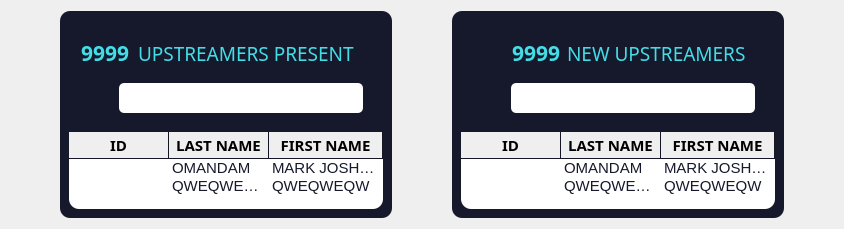
                     <widget class="QFrame" name="frame_9">
                      <property name="styleSheet">
                       <string notr="true">
border-radius:10px;</string>
                      </property>
                      <property name="frameShape">
                       <enum>QFrame::StyledPanel</enum>
                      </property>
                      <property name="frameShadow">
                       <enum>QFrame::Raised</enum>
                      </property>
                      <layout class="QHBoxLayout" name="horizontalLayout_10">
                       <property name="spacing">
                        <number>60</number>
                       </property>
                       <property name="leftMargin">
                        <number>60</number>
                       </property>
                       <property name="rightMargin">
                        <number>60</number>
                       </property>
                       <item>
                        <widget class="QFrame" name="frame_11">
                         <property name="styleSheet">
                          <string notr="true">background-color: rgb(22, 24, 44);</string>
                         </property>
                         <property name="frameShape">
                          <enum>QFrame::StyledPanel</enum>
                         </property>
                         <property name="frameShadow">
                          <enum>QFrame::Raised</enum>
                         </property>
                         <layout class="QVBoxLayout" name="verticalLayout_19">
                          <property name="spacing">
                           <number>10</number>
                          </property>
                          <item>
                           <widget class="QFrame" name="frame_13">
                            <property name="minimumSize">
                             <size>
                              <width>0</width>
                              <height>100</height>
                             </size>
                            </property>
                            <property name="styleSheet">
                             <string notr="true"/>
                            </property>
                            <property name="frameShape">
                             <enum>QFrame::StyledPanel</enum>
                            </property>
                            <property name="frameShadow">
                             <enum>QFrame::Raised</enum>
                            </property>
                            <layout class="QVBoxLayout" name="verticalLayout_21">
                             <property name="leftMargin">
                              <number>0</number>
                             </property>
                             <property name="rightMargin">
                              <number>20</number>
                             </property>
                             <item>
                              <widget class="QFrame" name="frame_15">
                               <property name="styleSheet">
                                <string notr="true">color: rgb(67, 221, 230);</string>
                               </property>
                               <property name="frameShape">
                                <enum>QFrame::StyledPanel</enum>
                               </property>
                               <property name="frameShadow">
                                <enum>QFrame::Raised</enum>
                               </property>
                               <layout class="QHBoxLayout" name="horizontalLayout_11">
                                <item>
                                 <widget class="QLabel" name="attndce_label_ups_count">
                                  <property name="font">
                                   <font>
                                    <family>Montserrat SemiBold</family>
                                    <pointsize>16</pointsize>
                                    <weight>75</weight>
                                    <bold>true</bold>
                                   </font>
                                  </property>
                                  <property name="text">
                                   <string>9999</string>
                                  </property>
                                  <property name="alignment">
                                   <set>Qt::AlignCenter</set>
                                  </property>
                                 </widget>
                                </item>
                                <item>
                                 <widget class="QLabel" name="attndce_label_upsPresnt">
                                  <property name="font">
                                   <font>
                                    <family>Montserrat</family>
                                    <pointsize>14</pointsize>
                                   </font>
                                  </property>
                                  <property name="text">
                                   <string>UPSTREAMERS PRESENT</string>
                                  </property>
                                 </widget>
                                </item>
                               </layout>
                              </widget>
                             </item>
                             <item>
                              <widget class="QFrame" name="frame_16">
                               <property name="styleSheet">
                                <string notr="true"/>
                               </property>
                               <property name="frameShape">
                                <enum>QFrame::StyledPanel</enum>
                               </property>
                               <property name="frameShadow">
                                <enum>QFrame::Raised</enum>
                               </property>
                               <layout class="QHBoxLayout" name="horizontalLayout_12">
                                <property name="spacing">
                                 <number>0</number>
                                </property>
                                <property name="leftMargin">
                                 <number>0</number>
                                </property>
                                <property name="topMargin">
                                 <number>0</number>
                                </property>
                                <property name="rightMargin">
                                 <number>0</number>
                                </property>
                                <property name="bottomMargin">
                                 <number>0</number>
                                </property>
                                <item>
                                 <widget class="QLabel" name="label_12">
                                  <property name="minimumSize">
                                   <size>
                                    <width>50</width>
                                    <height>0</height>
                                   </size>
                                  </property>
                                  <property name="text">
                                   <string/>
                                  </property>
                                  <property name="pixmap">
                                   <pixmap resource="../imgs.qrc">:/newPrefix/images/icons8-search-24.png</pixmap>
                                  </property>
                                  <property name="alignment">
                                   <set>Qt::AlignCenter</set>
                                  </property>
                                 </widget>
                                </item>
                                <item>
                                 <widget class="QLineEdit" name="attndce_search_1">
                                  <property name="minimumSize">
                                   <size>
                                    <width>0</width>
                                    <height>30</height>
                                   </size>
                                  </property>
                                  <property name="font">
                                   <font>
                                    <family>Montserrat Light</family>
                                    <pointsize>12</pointsize>
                                   </font>
                                  </property>
                                  <property name="styleSheet">
                                   <string notr="true">background-color: rgb(255, 255, 255);
color: rgb(22, 24, 44);
border-radius:5px;</string>
                                  </property>
                                  <property name="text">
                                   <string/>
                                  </property>
                                  <property name="clearButtonEnabled">
                                   <bool>true</bool>
                                  </property>
                                 </widget>
                                </item>
                               </layout>
                              </widget>
                             </item>
                            </layout>
                           </widget>
                          </item>
                          <item>
                           <widget class="QTreeWidget" name="attndce_treeWidget_1">
                            <property name="sizePolicy">
                             <sizepolicy hsizetype="Expanding" vsizetype="Expanding">
                              <horstretch>0</horstretch>
                              <verstretch>0</verstretch>
                             </sizepolicy>
                            </property>
                            <property name="minimumSize">
                             <size>
                              <width>0</width>
                              <height>0</height>
                             </size>
                            </property>
                            <property name="layoutDirection">
                             <enum>Qt::LeftToRight</enum>
                            </property>
                            <property name="autoFillBackground">
                             <bool>false</bool>
                            </property>
                            <property name="styleSheet">
                             <string notr="true">QTreeWidget{
	background-color: rgb(255, 255, 255);
	color:rgb(22, 24, 44);
}

QTreeWidget QHeaderView::section {
	border-style:none;
	border-bottom:1px solid rgb(20, 21, 38) ;
	border-right:1px solid rgb(20, 21, 38);
}</string>
                            </property>
                            <property name="sizeAdjustPolicy">
                             <enum>QAbstractScrollArea::AdjustToContents</enum>
                            </property>
                            <property name="autoScroll">
                             <bool>true</bool>
                            </property>
                            <property name="editTriggers">
                             <set>QAbstractItemView::SelectedClicked</set>
                            </property>
                            <attribute name="headerCascadingSectionResizes">
                             <bool>false</bool>
                            </attribute>
                            <column>
                             <property name="text">
                              <string>ID</string>
                             </property>
                             <property name="font">
                              <font>
                               <family>Montserrat SemiBold</family>
                               <pointsize>11</pointsize>
                               <weight>75</weight>
                               <bold>true</bold>
                              </font>
                             </property>
                             <property name="textAlignment">
                              <set>AlignCenter</set>
                             </property>
                            </column>
                            <column>
                             <property name="text">
                              <string>LAST NAME</string>
                             </property>
                             <property name="font">
                              <font>
                               <family>Montserrat SemiBold</family>
                               <pointsize>11</pointsize>
                               <weight>75</weight>
                               <bold>true</bold>
                              </font>
                             </property>
                             <property name="textAlignment">
                              <set>AlignCenter</set>
                             </property>
                            </column>
                            <column>
                             <property name="text">
                              <string>FIRST NAME</string>
                             </property>
                             <property name="font">
                              <font>
                               <family>Montserrat SemiBold</family>
                               <pointsize>11</pointsize>
                               <weight>75</weight>
                               <bold>true</bold>
                              </font>
                             </property>
                             <property name="textAlignment">
                              <set>AlignCenter</set>
                             </property>
                            </column>
                            <item>
                             <property name="text">
                              <string/>
                             </property>
                             <property name="text">
                              <string>OMANDAM</string>
                             </property>
                             <property name="font">
                              <font>
                               <pointsize>11</pointsize>
                              </font>
                             </property>
                             <property name="textAlignment">
                              <set>AlignCenter</set>
                             </property>
                             <property name="text">
                              <string>MARK JOSHUA</string>
                             </property>
                             <property name="font">
                              <font>
                               <pointsize>11</pointsize>
                              </font>
                             </property>
                             <property name="textAlignment">
                              <set>AlignCenter</set>
                             </property>
                            </item>
                            <item>
                             <property name="text">
                              <string/>
                             </property>
                             <property name="text">
                              <string>QWEQWEQW</string>
                             </property>
                             <property name="font">
                              <font>
                               <pointsize>11</pointsize>
                              </font>
                             </property>
                             <property name="textAlignment">
                              <set>AlignCenter</set>
                             </property>
                             <property name="text">
                              <string>QWEQWEQW</string>
                             </property>
                             <property name="font">
                              <font>
                               <pointsize>11</pointsize>
                              </font>
                             </property>
                             <property name="textAlignment">
                              <set>AlignCenter</set>
                             </property>
                            </item>
                           </widget>
                          </item>
                         </layout>
                        </widget>
                       </item>
                       <item>
                        <widget class="QFrame" name="frame_12">
                         <property name="styleSheet">
                          <string notr="true">background-color: rgb(22, 24, 44);</string>
                         </property>
                         <property name="frameShape">
                          <enum>QFrame::StyledPanel</enum>
                         </property>
                         <property name="frameShadow">
                          <enum>QFrame::Raised</enum>
                         </property>
                         <layout class="QVBoxLayout" name="verticalLayout_20">
                          <property name="spacing">
                           <number>10</number>
                          </property>
                          <item>
                           <widget class="QFrame" name="frame_14">
                            <property name="minimumSize">
                             <size>
                              <width>0</width>
                              <height>100</height>
                             </size>
                            </property>
                            <property name="styleSheet">
                             <string notr="true"/>
                            </property>
                            <property name="frameShape">
                             <enum>QFrame::StyledPanel</enum>
                            </property>
                            <property name="frameShadow">
                             <enum>QFrame::Raised</enum>
                            </property>
                            <layout class="QVBoxLayout" name="verticalLayout_22">
                             <property name="leftMargin">
                              <number>0</number>
                             </property>
                             <property name="rightMargin">
                              <number>20</number>
                             </property>
                             <item>
                              <widget class="QFrame" name="frame_17">
                               <property name="styleSheet">
                                <string notr="true">color: rgb(67, 221, 230);</string>
                               </property>
                               <property name="frameShape">
                                <enum>QFrame::StyledPanel</enum>
                               </property>
                               <property name="frameShadow">
                                <enum>QFrame::Raised</enum>
                               </property>
                               <layout class="QHBoxLayout" name="horizontalLayout_13">
                                <property name="leftMargin">
                                 <number>50</number>
                                </property>
                                <property name="rightMargin">
                                 <number>9</number>
                                </property>
                                <item>
                                 <widget class="QLabel" name="attndce_label_newUps_count">
                                  <property name="minimumSize">
                                   <size>
                                    <width>0</width>
                                    <height>0</height>
                                   </size>
                                  </property>
                                  <property name="maximumSize">
                                   <size>
                                    <width>90</width>
                                    <height>16777215</height>
                                   </size>
                                  </property>
                                  <property name="font">
                                   <font>
                                    <family>Montserrat SemiBold</family>
                                    <pointsize>16</pointsize>
                                    <weight>75</weight>
                                    <bold>true</bold>
                                   </font>
                                  </property>
                                  <property name="text">
                                   <string>9999</string>
                                  </property>
                                  <property name="alignment">
                                   <set>Qt::AlignCenter</set>
                                  </property>
                                 </widget>
                                </item>
                                <item>
                                 <widget class="QLabel" name="attndce_label_newUps">
                                  <property name="font">
                                   <font>
                                    <family>Montserrat</family>
                                    <pointsize>14</pointsize>
                                   </font>
                                  </property>
                                  <property name="text">
                                   <string>NEW UPSTREAMERS</string>
                                  </property>
                                  <property name="alignment">
                                   <set>Qt::AlignLeading|Qt::AlignLeft|Qt::AlignVCenter</set>
                                  </property>
                                 </widget>
                                </item>
                               </layout>
                              </widget>
                             </item>
                             <item>
                              <widget class="QFrame" name="frame_18">
                               <property name="styleSheet">
                                <string notr="true"/>
                               </property>
                               <property name="frameShape">
                                <enum>QFrame::StyledPanel</enum>
                               </property>
                               <property name="frameShadow">
                                <enum>QFrame::Raised</enum>
                               </property>
                               <layout class="QHBoxLayout" name="horizontalLayout_14">
                                <property name="spacing">
                                 <number>0</number>
                                </property>
                                <property name="leftMargin">
                                 <number>0</number>
                                </property>
                                <property name="topMargin">
                                 <number>0</number>
                                </property>
                                <property name="rightMargin">
                                 <number>0</number>
                                </property>
                                <property name="bottomMargin">
                                 <number>0</number>
                                </property>
                                <item>
                                 <widget class="QLabel" name="label_15">
                                  <property name="minimumSize">
                                   <size>
                                    <width>50</width>
                                    <height>0</height>
                                   </size>
                                  </property>
                                  <property name="text">
                                   <string/>
                                  </property>
                                  <property name="pixmap">
                                   <pixmap resource="../imgs.qrc">:/newPrefix/images/icons8-search-24.png</pixmap>
                                  </property>
                                  <property name="alignment">
                                   <set>Qt::AlignCenter</set>
                                  </property>
                                 </widget>
                                </item>
                                <item>
                                 <widget class="QLineEdit" name="attndce_search_2">
                                  <property name="minimumSize">
                                   <size>
                                    <width>0</width>
                                    <height>30</height>
                                   </size>
                                  </property>
                                  <property name="font">
                                   <font>
                                    <family>Montserrat Light</family>
                                    <pointsize>12</pointsize>
                                   </font>
                                  </property>
                                  <property name="styleSheet">
                                   <string notr="true">background-color: rgb(255, 255, 255);
color: rgb(22, 24, 44);
border-radius:5px;</string>
                                  </property>
                                  <property name="clearButtonEnabled">
                                   <bool>true</bool>
                                  </property>
                                 </widget>
                                </item>
                               </layout>
                              </widget>
                             </item>
                            </layout>
                           </widget>
                          </item>
                          <item>
                           <widget class="QTreeWidget" name="attndce_treeWidget_2">
                            <property name="sizePolicy">
                             <sizepolicy hsizetype="Expanding" vsizetype="Expanding">
                              <horstretch>0</horstretch>
                              <verstretch>0</verstretch>
                             </sizepolicy>
                            </property>
                            <property name="layoutDirection">
                             <enum>Qt::LeftToRight</enum>
                            </property>
                            <property name="autoFillBackground">
                             <bool>false</bool>
                            </property>
                            <property name="styleSheet">
                             <string notr="true">QTreeWidget{
	background-color: rgb(255, 255, 255);
	color:rgb(22, 24, 44);
}

QTreeWidget QHeaderView::section {
	border-style:none;
	border-bottom:1px solid rgb(20, 21, 38) ;
	border-right:1px solid rgb(20, 21, 38);
}</string>
                            </property>
                            <property name="sizeAdjustPolicy">
                             <enum>QAbstractScrollArea::AdjustToContents</enum>
                            </property>
                            <property name="autoScroll">
                             <bool>true</bool>
                            </property>
                            <property name="editTriggers">
                             <set>QAbstractItemView::SelectedClicked</set>
                            </property>
                            <attribute name="headerCascadingSectionResizes">
                             <bool>false</bool>
                            </attribute>
                            <column>
                             <property name="text">
                              <string>ID</string>
                             </property>
                             <property name="font">
                              <font>
                               <family>Montserrat SemiBold</family>
                               <pointsize>11</pointsize>
                               <weight>75</weight>
                               <bold>true</bold>
                              </font>
                             </property>
                             <property name="textAlignment">
                              <set>AlignCenter</set>
                             </property>
                            </column>
                            <column>
                             <property name="text">
                              <string>LAST NAME</string>
                             </property>
                             <property name="font">
                              <font>
                               <family>Montserrat SemiBold</family>
                               <pointsize>11</pointsize>
                               <weight>75</weight>
                               <bold>true</bold>
                              </font>
                             </property>
                             <property name="textAlignment">
                              <set>AlignCenter</set>
                             </property>
                            </column>
                            <column>
                             <property name="text">
                              <string>FIRST NAME</string>
                             </property>
                             <property name="font">
                              <font>
                               <family>Montserrat SemiBold</family>
                               <pointsize>11</pointsize>
                               <weight>75</weight>
                               <bold>true</bold>
                              </font>
                             </property>
                             <property name="textAlignment">
                              <set>AlignCenter</set>
                             </property>
                            </column>
                            <item>
                             <property name="text">
                              <string/>
                             </property>
                             <property name="text">
                              <string>OMANDAM</string>
                             </property>
                             <property name="font">
                              <font>
                               <pointsize>11</pointsize>
                              </font>
                             </property>
                             <property name="textAlignment">
                              <set>AlignCenter</set>
                             </property>
                             <property name="text">
                              <string>MARK JOSHUA</string>
                             </property>
                             <property name="font">
                              <font>
                               <pointsize>11</pointsize>
                              </font>
                             </property>
                             <property name="textAlignment">
                              <set>AlignCenter</set>
                             </property>
                            </item>
                            <item>
                             <property name="text">
                              <string/>
                             </property>
                             <property name="text">
                              <string>QWEQWEQW</string>
                             </property>
                             <property name="font">
                              <font>
                               <pointsize>11</pointsize>
                              </font>
                             </property>
                             <property name="textAlignment">
                              <set>AlignCenter</set>
                             </property>
                             <property name="text">
                              <string>QWEQWEQW</string>
                             </property>
                             <property name="font">
                              <font>
                               <pointsize>11</pointsize>
                              </font>
                             </property>
                             <property name="textAlignment">
                              <set>AlignCenter</set>
                             </property>
                            </item>
                           </widget>
                          </item>
                         </layout>
                        </widget>
                       </item>
                      </layout>
                     </widget>
